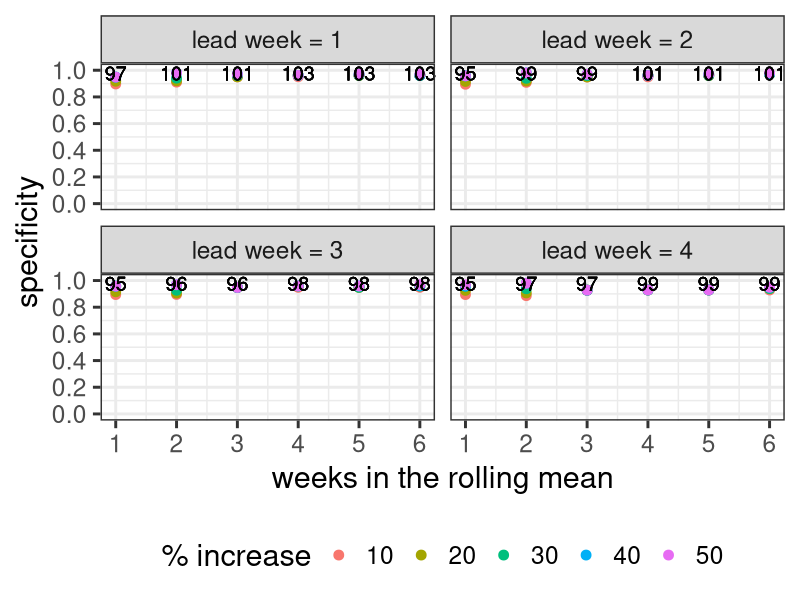

Source code (R): (Note: this script raises an error after producing the figure.)
rm(list = ls())

###############################################
# suststained increase 2 weeks 
# 
###############################################

suppressPackageStartupMessages({require(readxl)
  require(dplyr)
  require(tidyverse)
  require(stringr)
  require(data.table)
}) 



#new data 
#new data 
ww_gold_standard_mod <- read.csv("new_ww.csv") %>% 
  mutate(in_trough = ifelse(use_for_spec == TRUE, 0, 
                            ifelse(use_for_spec == FALSE, 1, NA)) )

wastedata <- readxl::read_excel("wasterwater20220314.xlsx", "Datapairs_allplants_C")

weeks = 1:6
ww_threshhold = seq(0.1, 0.5, 0.1)
lead_ww <- 1:4


indexes = expand.grid(weeks, ww_threshhold)


# Waste water data 
waste_data <- (wastedata 
               %>% rename_all(~str_replace_all(.x, " ", '')) 
               %>% rename_with(~gsub("[[:punct:]]", "", .x))
               %>% mutate(MuniName = ifelse(MuniName == "Tygerberg", "CT Tygerberg", 
                                            ifelse(MuniName == "Stellenbosch", "CT Southern",
                                                   ifelse(MuniName == "Buffalo city", "Buffalo City",  MuniName))))
               %>% rename(epi_wk = Epiweek) 
               %>% select(epi_wk, province = Province, MuniName,
                          NICDPlant, GenecopiesmL, LoggenecopiesmL)
)



# merge the waste water data and the positivity rate data
wwgold_standardfiltered <-(ww_gold_standard_mod
                           %>% select(-province)
                           %>% filter(epi_yr >= 2021 | MuniName != "Hantam")
                           %>% inner_join(waste_data)
)


# Calculate N_prev moving average

ww_gold_standard_peak_sus <- rbindlist(lapply(1:nrow(indexes), 
                                              function(x)(wwgold_standardfiltered 
                                                          %>% arrange(NICDPlant, epi_yr, epi_wk)
                                                          %>% group_by(NICDPlant) 
                                                          %>% mutate(N_log_wks = indexes[x, 1],
                                                                     percent = indexes[x, 2] *100,
                                                                     wwthreshhold = log10(1+ indexes[x, 2]),
                                                                     n_weeks_genecopies_ave = lag(frollmean(GenecopiesmL,
                                                                                                            indexes[x,1], na.rm = T),1),
                                                                     n_weeks_logcopies_ave = log10(n_weeks_genecopies_ave))
                                                          %>% mutate(test_logcopies = ifelse(LoggenecopiesmL - n_weeks_logcopies_ave > log10(1+indexes[x,2]), 1 , # should it still be % increase
                                                                                             ifelse(LoggenecopiesmL - n_weeks_logcopies_ave < log10(1+indexes[x,2]), 0, NA)),
                                                                     test_two_consecu = ifelse(lag(test_logcopies,1) == 1 & test_logcopies == 1, 1, 
                                                                                               ifelse(lag(test_logcopies,1) == 1 & test_logcopies == 0|
                                                                                                        lag(test_logcopies,1) == 0 & test_logcopies == 1|
                                                                                                        lag(test_logcopies,1) == 0 & test_logcopies == 0, 0, NA)))
                                              )))




specificitydata_filter_sus <- rbindlist(lapply(seq_along(lead_ww),function(x)(ww_gold_standard_peak_sus
                                                                              %>% arrange(NICDPlant, epi_yr, epi_wk, N_log_wks, wwthreshhold ) 
                                                                              %>% group_by(NICDPlant, N_log_wks, wwthreshhold)
                                                                              %>% mutate(lead_ww =lead_ww[x],
                                                                                         in_trough_lag = lead(in_trough,  lead_ww[x]))
                                                                              %>% filter(in_trough_lag == 0)
                                                                              %>% drop_na(test_two_consecu) 
                                                                              %>% mutate(comparison_one  = ifelse(in_trough_lag == 1 & test_two_consecu == 1, "TP",
                                                                                                                  ifelse(in_trough_lag == 1 & test_two_consecu == 0, "FN",
                                                                                                                         ifelse(in_trough_lag == 0 & test_two_consecu == 1, "FP",
                                                                                                                                ifelse(in_trough_lag == 0 & test_two_consecu == 0, "TN", NA)))))
                                                                              
)))


comparisondata_sus <- specificitydata_filter_sus %>% 
  group_by( N_log_wks, wwthreshhold, lead_ww, percent) %>%
  select(in_trough_lag, test_two_consecu,  comparison_one)


specificity_data_sus <- comparisondata_sus %>% 
  group_by(comparison_one, 
           lead_ww, N_log_wks, 
           wwthreshhold, percent) %>% 
  summarise(counts= n())  



spe_calulations_sus <- specificity_data_sus %>%
  pivot_wider(names_from = comparison_one,values_from = counts)%>%
  mutate(specificity  = TN/(TN + FP),sample  = TN + FP)



facet_names = paste("lead week =", 1:4)
names(facet_names) <- 1:4

spe_calulations_sus%>% 
  ggplot()+
  geom_point(aes(y = specificity, x = N_log_wks  , color = as.factor(percent)), size = 3)+
  theme_bw(base_size = 22, base_family = "") +
  labs(x = "weeks in the rolling mean", y = "specificity", color = "% increase")+
  theme(axis.text.x = element_text(), legend.position = "bottom")+
  scale_y_continuous(limits = c(0, 1), breaks = seq(0, 1, 0.2))+
  scale_x_continuous(limits = c(1, 6), breaks = seq(1, 6, 1))+
  geom_text(aes(x = N_log_wks, y = max(specificity), label = sample), # some values are not the same 
            position = position_dodge(width = 0.25), size = 5)+
  facet_wrap(~lead_ww, labeller = labeller(lead_ww = facet_names))


ggsave("plots/specificity_sustained_two_week_increase_spec.png", w = 14, h = 14)

